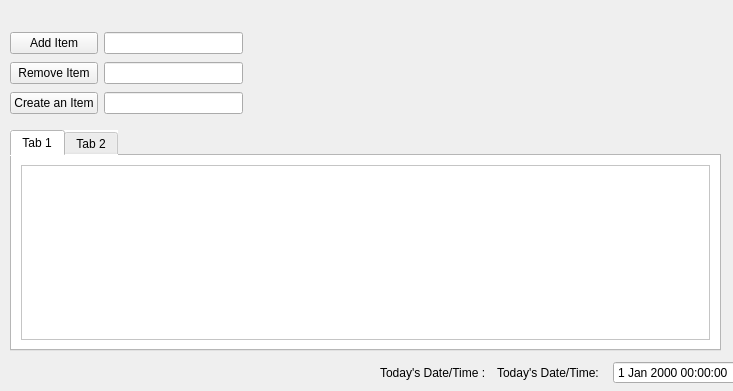
<?xml version="1.0" encoding="UTF-8"?>
<ui version="4.0">
 <class>My_House_Inventory</class>
 <widget class="QWidget" name="My_House_Inventory">
  <property name="enabled">
   <bool>true</bool>
  </property>
  <property name="geometry">
   <rect>
    <x>0</x>
    <y>0</y>
    <width>733</width>
    <height>391</height>
   </rect>
  </property>
  <property name="windowTitle">
   <string>Form</string>
  </property>
  <property name="autoFillBackground">
   <bool>false</bool>
  </property>
  <widget class="QWidget" name="layoutWidget">
   <property name="geometry">
    <rect>
     <x>10</x>
     <y>30</y>
     <width>233</width>
     <height>88</height>
    </rect>
   </property>
   <layout class="QHBoxLayout" name="horizontalLayout">
    <item>
     <layout class="QVBoxLayout" name="verticalLayout_2">
      <item>
       <widget class="QPushButton" name="Add_Item_Button">
        <property name="text">
         <string>Add Item</string>
        </property>
       </widget>
      </item>
      <item>
       <widget class="QPushButton" name="Remove_Item_Button">
        <property name="text">
         <string>Remove Item</string>
        </property>
       </widget>
      </item>
      <item>
       <widget class="QPushButton" name="Create_An_Item_Button">
        <property name="text">
         <string>Create an Item</string>
        </property>
       </widget>
      </item>
     </layout>
    </item>
    <item>
     <layout class="QVBoxLayout" name="verticalLayout">
      <item>
       <widget class="QLineEdit" name="Add_Item_Line_Edit">
        <property name="contextMenuPolicy">
         <enum>Qt::ContextMenuPolicy::NoContextMenu</enum>
        </property>
       </widget>
      </item>
      <item>
       <widget class="QLineEdit" name="Remove_Item_Line_Edit"/>
      </item>
      <item>
       <widget class="QLineEdit" name="Create_Item_Line_Edit"/>
      </item>
     </layout>
    </item>
   </layout>
  </widget>
  <widget class="QWidget" name="layoutWidget">
   <property name="geometry">
    <rect>
     <x>380</x>
     <y>360</y>
     <width>362</width>
     <height>25</height>
    </rect>
   </property>
   <layout class="QHBoxLayout" name="horizontalLayout_2">
    <item>
     <widget class="QLabel" name="Date_Time_Title">
      <property name="text">
       <string>Today's Date/Time :</string>
      </property>
     </widget>
    </item>
    <item>
     <widget class="QLabel" name="Date_Time_Title_Text">
      <property name="text">
       <string>Today's Date/Time:</string>
      </property>
     </widget>
    </item>
    <item>
     <widget class="QDateTimeEdit" name="dateTimeEdit">
      <property name="enabled">
       <bool>true</bool>
      </property>
      <property name="acceptDrops">
       <bool>false</bool>
      </property>
      <property name="frame">
       <bool>true</bool>
      </property>
      <property name="readOnly">
       <bool>true</bool>
      </property>
      <property name="buttonSymbols">
       <enum>QAbstractSpinBox::ButtonSymbols::NoButtons</enum>
      </property>
      <property name="showGroupSeparator" stdset="0">
       <bool>false</bool>
      </property>
     </widget>
    </item>
   </layout>
  </widget>
  <widget class="QLabel" name="MushroomHouse">
   <property name="geometry">
    <rect>
     <x>610</x>
     <y>40</y>
     <width>91</width>
     <height>61</height>
    </rect>
   </property>
   <property name="text">
    <string/>
   </property>
   <property name="pixmap">
    <pixmap resource="resource.qrc">:/newPrefix/images/mushroom.png</pixmap>
   </property>
   <property name="scaledContents">
    <bool>true</bool>
   </property>
   <property name="wordWrap">
    <bool>false</bool>
   </property>
  </widget>
  <widget class="QTabWidget" name="CategoryTabWidget">
   <property name="geometry">
    <rect>
     <x>10</x>
     <y>130</y>
     <width>711</width>
     <height>221</height>
    </rect>
   </property>
   <property name="autoFillBackground">
    <bool>false</bool>
   </property>
   <property name="styleSheet">
    <string notr="true">background-color: rgb(255, 255, 255);</string>
   </property>
   <property name="tabShape">
    <enum>QTabWidget::TabShape::Rounded</enum>
   </property>
   <property name="currentIndex">
    <number>0</number>
   </property>
   <property name="documentMode">
    <bool>false</bool>
   </property>
   <property name="tabsClosable">
    <bool>false</bool>
   </property>
   <property name="tabBarAutoHide">
    <bool>false</bool>
   </property>
   <widget class="QWidget" name="tab">
    <attribute name="title">
     <string>Tab 1</string>
    </attribute>
    <layout class="QHBoxLayout" name="horizontalLayout_3">
     <item>
      <widget class="QTableView" name="ItemTableFromJson"/>
     </item>
    </layout>
   </widget>
   <widget class="QWidget" name="tab_2">
    <attribute name="title">
     <string>Tab 2</string>
    </attribute>
   </widget>
  </widget>
 </widget>
 <resources>
  <include location="resource.qrc"/>
 </resources>
 <connections/>
</ui>
